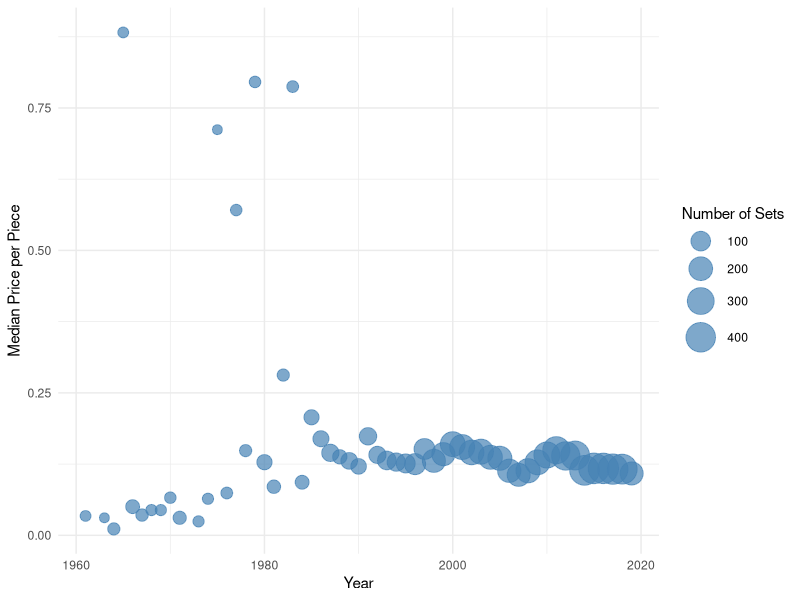

This chart was generated by the following R code:
## ---- chunk 1

library(tidyverse)
## ---- chunk 2
lego <- read_csv("./lego.csv")
## ---- chunk 3
lego_filtered <- lego %>%
filter(!is.na(pieces)) %>%
filter(pieces != 0) %>%
filter(!is.na(retail_price)) %>%
filter(retail_price != 0) %>%
filter(!is.na(year))

## ---- chunk 4
lego_filtered %>%
arrange(desc(retail_price)) %>%
slice(1:3)%>%
print(width = Inf)
## ---- chunk 5
mutate( lego_filtered, "price_per_piece")
lego <- lego %>%
  mutate(price_per_piece = retail_price / pieces)
print(lego, width = Inf)
## ---- chunk 6
# Filter out sets with low piece counts
lego_filtered <- lego %>% filter(pieces > 1)

# Create the price_per_piece variable
lego_filtered <- lego_filtered %>%
  mutate(price_per_piece = retail_price / pieces)

# Arrange the dataset in descending order of price_per_piece and select specific columns
lego_sorted <- lego_filtered %>%
  arrange(desc(price_per_piece)) %>%
  select(name, themegroup, theme, pieces, price_per_piece)

# Print the first five rows
head(lego_sorted, 5)
## ---- chunk 7
library(dplyr)

# Filter dataset for "The Lord of the Rings" theme and non-missing retail prices
lego_filtered_lotr <- lego[lego$theme == "The Lord of the Rings" & !is.na(lego$retail_price), ]

# Group the filtered dataset by subtheme
grouped_data <- lego_filtered_lotr %>%
  group_by(subtheme)

# Calculate the cheapest and most expensive sets in each subtheme
result <- grouped_data %>%
  summarize(
    cheapest_set = min(retail_price),
    most_expensive_set = max(retail_price)
  )
result_tibble <- as_tibble(result)
result_tibble
## ---- chunk 8
# Remove rows with missing or zero values in retail_price or pieces columns
lego_clean <- lego %>%
  filter(!is.na(retail_price) & !is.na(pieces) & retail_price != 0 & pieces != 0)

# Recalculate yearly trends with the cleaned dataset
yearly_trends <- lego_clean %>%
  group_by(year) %>%
  summarize(
    num_sets = n(),
    median_price_per_piece = median(retail_price / pieces)
  )

# Convert the result to a tibble
yearly_trends <- as_tibble(yearly_trends)

# View the yearly_trends tibble
yearly_trends
## ---- chunk 9
library(ggplot2)

# Filter out rows with missing values in the yearly_trends tibble
yearly_trends_filtered <- yearly_trends %>%
  filter(!is.na(year) & !is.na(median_price_per_piece))

# Plotting the median price per piece over time
ggplot(yearly_trends_filtered, aes(x = year, y = median_price_per_piece)) +
  geom_point(aes(size = num_sets), alpha = 0.7, color = "steelblue") +
  scale_size(range = c(3, 10)) +
  labs(x = "Year", y = "Median Price per Piece", size = "Number of Sets") +
  theme_minimal()
